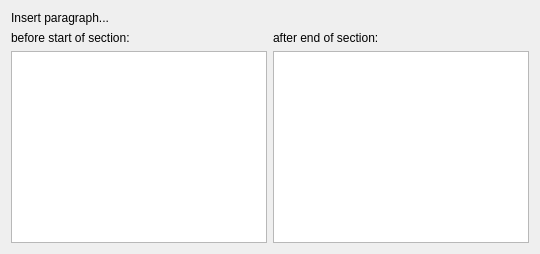
<?xml version="1.0" encoding="UTF-8"?>
<ui version="4.0">
 <class>SectionsSplitDialog</class>
 <widget class="QWidget" name="SectionsSplitDialog">
  <property name="windowTitle">
   <string>Split sections</string>
  </property>
  <layout class="QVBoxLayout" name="verticalLayout">
   <item>
    <widget class="QLabel" name="label">
     <property name="text">
      <string>Insert paragraph...</string>
     </property>
    </widget>
   </item>
   <item>
    <layout class="QHBoxLayout" name="horizontalLayout">
     <item>
      <layout class="QVBoxLayout" name="verticalLayout_2">
       <item>
        <widget class="QLabel" name="label_2">
         <property name="text">
          <string>before start of section:</string>
         </property>
        </widget>
       </item>
       <item>
        <widget class="QListWidget" name="beforeList"/>
       </item>
      </layout>
     </item>
     <item>
      <layout class="QVBoxLayout" name="verticalLayout_3">
       <item>
        <widget class="QLabel" name="label_3">
         <property name="text">
          <string>after end of section:</string>
         </property>
        </widget>
       </item>
       <item>
        <widget class="QListWidget" name="afterList"/>
       </item>
      </layout>
     </item>
    </layout>
   </item>
  </layout>
 </widget>
 <resources/>
 <connections/>
</ui>
